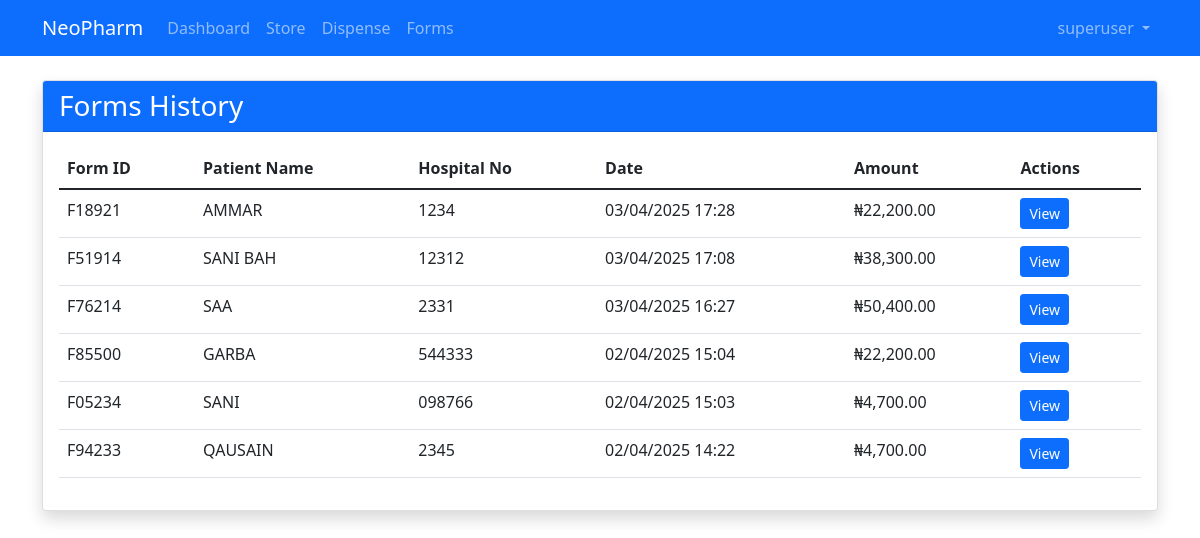
The page /forms/ (signed in) on the database its author committed.
### pharmacy/models.py (models this page shows, shortened)
class User(AbstractUser):
    groups = models.ManyToManyField(Group, related_name="pharmacy_user_groups", blank=True)
    user_permissions = models.ManyToManyField(Permission, related_name="pharmacy_user_permissions", blank=True)
    username = models.CharField(max_length=200, null=True, blank=True)
    mobile = models.CharField(max_length=20, unique=True)
    USERNAME_FIELD = 'mobile'
    REQUIRED_FIELDS = ['username']

class Form(models.Model):
    form_id = ShortUUIDField(
        length=5,
        max_length=50,
        prefix="F",
        alphabet="0123456789",
        unique=True
    )
    buyer_name = models.CharField(max_length=255, null=True, blank=True)
    hospital_no = models.CharField(max_length=100, null=True, blank=True)
    ncap_no = models.CharField(max_length=100, null=True, blank=True)
    total_amount = models.DecimalField(max_digits=10, decimal_places=2)
    date = models.DateTimeField(auto_now_add=True)
    dispensed_by = models.ForeignKey(settings.AUTH_USER_MODEL, on_delete=models.SET_NULL, null=True)
    class Meta:
        db_table = 'pharmacy_form'

### pharmacy/views.py (the view)
# urls.py: path('forms/', views.form_list, name='forms'),
@login_required
def form_list(request):
    forms = Form.objects.all().order_by('-date')
    context = {
        'forms': forms,
    }
    if request.headers.get('HX-Request'):
        return render(request, 'partials/form_list.html', context)
    return render(request, 'store/forms.html', context)

### pharmacy/templates/store/forms.html (shortened to what this page needs)
{% extends 'base.html' %}
{% load humanize %}
{% block content %}
<div class="container my-4">
    <div class="card shadow">
        <div class="card-header bg-primary text-white">
            <h3 class="mb-0">Forms History</h3>
        </div>
        <div class="card-body">
            <div class="table-responsive">
                <table class="table table-hover">
                    <thead>
                        <tr>
                            <th>Form ID</th>
                            <th>Patient Name</th>
                            <th>Hospital No</th>
                            <th>Date</th>
                            <th>Amount</th>
                            <th>Actions</th>
                        </tr>
                    </thead>
                    <tbody>
                        {% for form in forms %}
                        <tr>
                            <td>{{ form.form_id }}</td>
                            <td>{{ form.buyer_name }}</td>
                            <td>{{ form.hospital_no }}</td>
                            <td>{{ form.date|date:"d/m/Y H:i" }}</td>
                            <td>₦{{ form.total_amount|floatformat:2|intcomma }}</td>
                            <td>
                                <a href="{% url 'store:view_form' form.form_id %}" class="btn btn-sm btn-primary">
                                     View
                                </a>
                            </td>
                        </tr>
                        {% empty %}
                        <tr>
                            <td colspan="6" class="text-center">No forms found</td>
                        </tr>
                        {% endfor %}
                    </tbody>
                </table>
            </div>
        </div>
    </div>
</div>
{% endblock %}

### templates/base.html (shortened to what this page needs)
<!DOCTYPE html>
<html lang="en">
<head>
    <link href="https://cdn.jsdelivr.net/npm/bootstrap@5.1.3/dist/css/bootstrap.min.css" rel="stylesheet">
</head>
<body>
    <nav class="navbar navbar-expand-lg navbar-dark bg-primary">
        <div class="container">
            <a class="navbar-brand" href="{% url 'store:dashboard' %}">NeoPharm</a>
            <div class="collapse navbar-collapse" id="navbarNav">
                <ul class="navbar-nav me-auto">
                    <li class="nav-item">
                        <a class="nav-link" href="{% url 'store:dashboard' %}">
                             Dashboard
                        </a>
                    </li>
                    <li class="nav-item">
                        <a class="nav-link" href="{% url 'store:store' %}">
                             Store
                        </a>
                    </li>
                    <li class="nav-item">
                        <a class="nav-link" href="{% url 'store:dispense' %}">
                             Dispense
                        </a>
                    </li>
                    <li class="nav-item">
                        <a class="nav-link" href="{% url 'store:forms' %}">
                             Forms
                        </a>
                    </li>
                </ul>
                <ul class="navbar-nav">
                    {% if user.is_authenticated %}
                    <li class="nav-item dropdown">
                        <a class="nav-link dropdown-toggle" href="#" id="userDropdown" role="button"
                           data-bs-toggle="dropdown">
                            {% if user.username %}
                                {{ user.username }}
                            {% else %}
                                {{ user.mobile }}
                            {% endif %}
                        </a>
                    </li>
                    {% else %}
                    <li class="nav-item">
                        <a class="nav-link" href="{% url 'store:index' %}">Login</a>
                    </li>
                    {% endif %}
                </ul>
            </div>
        </div>
    </nav>
    {% block content %}
    {% endblock %}
</body>
</html>

### rows shown on the page
User: username "superuser"
Form: form_id "F18921", buyer_name "AMMAR", hospital_no "1234", date "03/04/2025 17:28", total_amount "22,200.00"
Form: form_id "F51914", buyer_name "SANI BAH", hospital_no "12312", date "03/04/2025 17:08", total_amount "38,300.00"
Form: form_id "F76214", buyer_name "SAA", hospital_no "2331", date "03/04/2025 16:27", total_amount "50,400.00"
Form: form_id "F85500", buyer_name "GARBA", hospital_no "544333", date "02/04/2025 15:04", total_amount "22,200.00"
Form: form_id "F05234", buyer_name "SANI", hospital_no "098766", date "02/04/2025 15:03", total_amount "4,700.00"
Form: form_id "F94233", buyer_name "QAUSAIN", hospital_no "2345", date "02/04/2025 14:22", total_amount "4,700.00"
